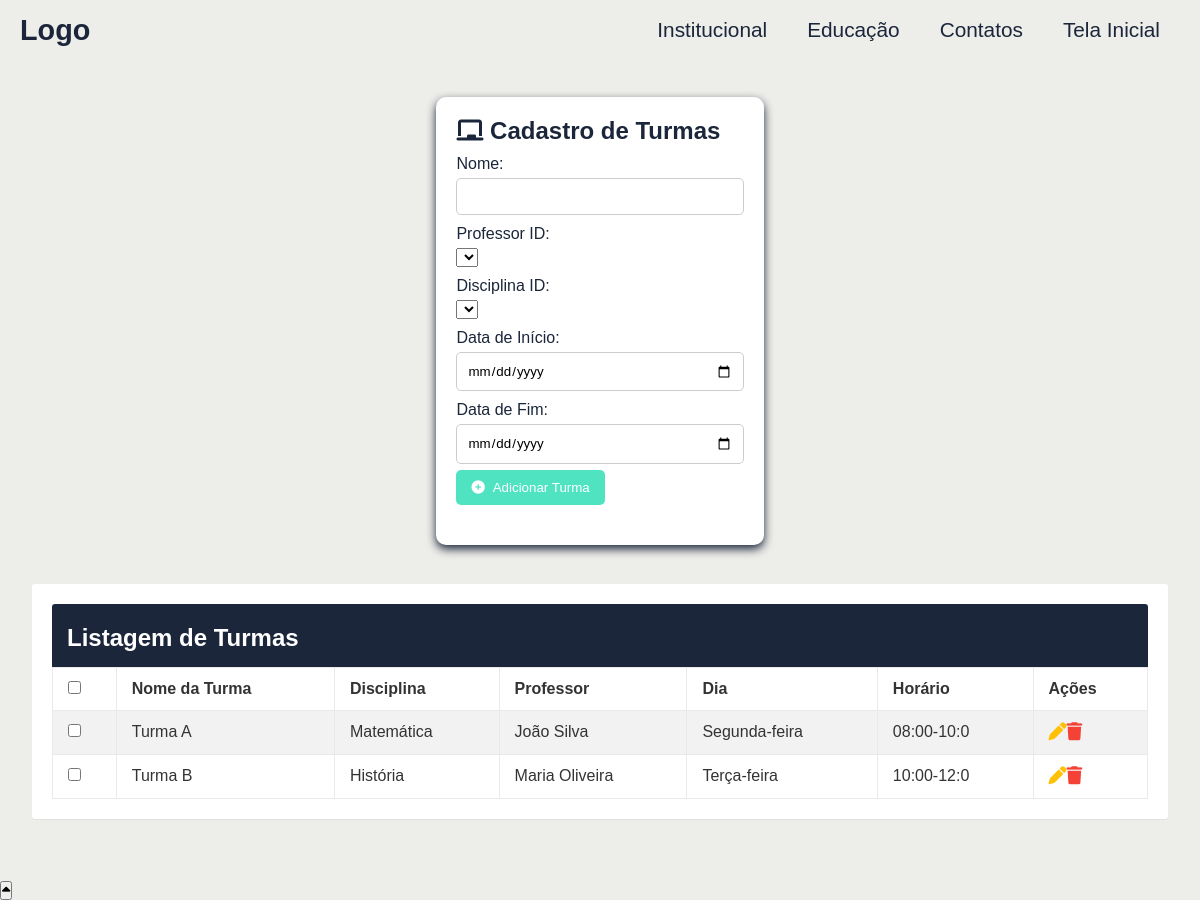
The page /Sistema/System/Turma/CTurmas.php on the database as committed earlier.
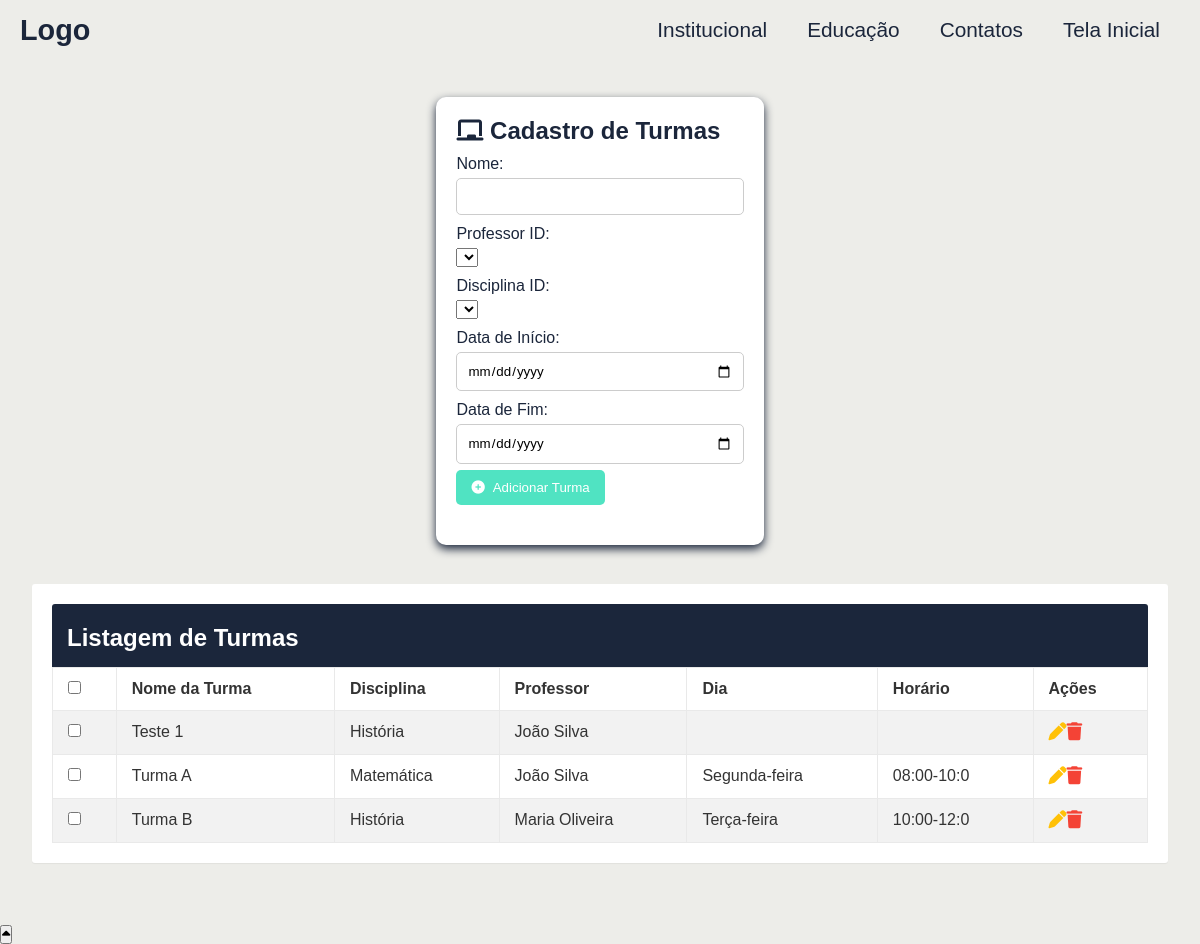
The same page on the database as committed later.
### tables this page shows
CREATE TABLE `turmas` (
  `IdTurma` int(11) NOT NULL,
  `Nome` varchar(100) NOT NULL,
  `IdProfessor` int(11) NOT NULL,
  `IdDisciplina` int(11) NOT NULL,
  `Dia` varchar(50) NOT NULL,
  `Horario` varchar(10) NOT NULL
);

CREATE TABLE `disciplinas` (
  `IdDisciplina` int(11) NOT NULL,
  `Nome` varchar(100) NOT NULL,
  `Descricao` varchar(500) DEFAULT NULL
);

CREATE TABLE `professores` (
  `IdProfessor` int(11) NOT NULL,
  `Nome` varchar(100) DEFAULT NULL,
  `Email` varchar(100) DEFAULT NULL,
  `Senha` varchar(255) NOT NULL,
  `isFirstLogin` tinyint(1) DEFAULT 1
);

### Sistema/System/Turma/CTurmas.php (the view, shortened to what this page needs)
<?php
$servername = "localhost";
$username = "root";
$password = "";
$dbname = "shoolmanagerdb";
$conn = new mysqli($servername, $username, $password, $dbname);
$sql = "SELECT
            turmas.IdTurma,
            turmas.Nome AS NomeTurma,
            turmas.Dia,
            turmas.Horario,
            professores.Nome AS NomeProfessor,
            disciplinas.Nome AS NomeDisciplina
        FROM
            turmas
        LEFT JOIN
            professores ON turmas.IdProfessor = professores.IdProfessor
        LEFT JOIN
            disciplinas ON turmas.IdDisciplina = disciplinas.IdDisciplina
        ORDER BY
            turmas.Nome ASC";
$result = $conn->query($sql);
?>
<!DOCTYPE html>
<html lang="pt">
<head>
    <link rel="stylesheet" href="https://unicons.iconscout.com/release/v4.0.8/css/line.css">
    <link rel="stylesheet" href="https://cdnjs.cloudflare.com/ajax/libs/font-awesome/6.4.2/css/all.min.css" />
    <link rel="stylesheet" href="../../css/Turma/CTurmas.css">
</head>
<body>
    <header>
        <div class="Navbar">
            <a href="#" class="Logo">Logo</a>
            <ul class="Nav-menu">
                <li class="Nav-item"><a href="#">Institucional <i class="uil uil-angle-down"></i> </a>
                </li>
                <li class="Nav-item"><a href="#">Educação <i class="uil uil-angle-down"></i></a>
                </li>
                <li class="Nav-item"><a href="#">Contatos <i class="uil uil-angle-down"></i></a>
                </li>
                <li class="Nav-item"><a href="../Admin.php" class="Nav-item">Tela Inicial</a></li>
            </ul>
        </div>
    </header>
    <div class="Cadastro">
        <section id="Turmas">
            <h2 class="HTurmas"><i class="fas fa-chalkboard"></i> Cadastro de Turmas</h2>
            <form method="post" id="turmaForm" class="FormTurmas" action="../../php/Turma/CTurma.php">
                <label for="turmaNome" class="LabelTurmas">Nome:</label>
                <input type="text" id="turmaNome" name="nome" class="InputTurmas" required>
                <label for="turmaProfessor" class="LabelTurmas">Professor ID:</label>
                <select name="professor_id" id="turmaProfessor" class="InputTurmas"></select>
                <label for="turmaDisciplina" class="LabelTurmas">Disciplina ID:</label>
                <select name="disciplina_id" id="turmaDisciplina" class="InputTurmas"></select>
                <label for="turmaDataInicio" class="LabelTurmas">Data de Início:</label>
                <input type="date" id="turmaDataInicio" name="data_inicio" class="InputTurmas">
                <label for="turmaDataFim" class="LabelTurmas">Data de Fim:</label>
                <input type="date" id="turmaDataFim" name="data_fim" class="InputTurmas">
                <button type="submit" class="ButtonTurmas"><i class="fas fa-plus-circle"></i> Adicionar Turma</button>
            </form>
        </section>
    </div>
    <div class="Visualização">
        <div class="table-wrapper">
            <div class="table-title">
                <div class="row">
                    <div class="col-sm-6">
                        <h2>Listagem de <b>Turmas</b></h2>
                    </div>
                </div>
            </div>
            <table class="table table-striped table-hover">
                <thead>
                    <tr>
                        <th>
                            <input type="checkbox" id="selectAll">
                        </th>
                        <th>Nome da Turma</th>
                        <th>Disciplina</th>
                        <th>Professor</th>
                        <th>Dia</th>
                        <th>Horário</th>
                        <th>Ações</th>
                    </tr>
                </thead>
                <tbody>
                    <?php
                    if ($result && $result->num_rows > 0) {
                        while ($turma = $result->fetch_assoc()) {
                            echo "<tr>";
                            echo "<td><input type='checkbox' id='checkbox" . htmlspecialchars($turma['IdTurma']) . "' name='options[]' value='" . htmlspecialchars($turma['IdTurma']) . "'></td>";
                            echo "<td>" . htmlspecialchars($turma['NomeTurma']) . "</td>";
                            echo "<td>" . htmlspecialchars($turma['NomeDisciplina']) . "</td>";
                            echo "<td>" . htmlspecialchars($turma['NomeProfessor']) . "</td>";
                            echo "<td>" . htmlspecialchars($turma['Dia']) . "</td>";
                            echo "<td>" . htmlspecialchars($turma['Horario']) . "</td>";
                            echo "<td>";
                            echo "<a href='#editTurmaModal' class='edit' data-toggle='modal'><i class='fa-solid fa-pen'></i></a>";
                            echo "<a href='#deleteTurmaModal' class='delete' data-toggle='modal'><i class='fa-solid fa-trash'></i></a>";
                            echo "</td>";
                            echo "</tr>";
                        }
                    } else {
                        echo "<tr><td colspan='7' style='text-align:center;'>Nenhuma turma encontrada.</td></tr>";
                    }
                    ?>
                </tbody>
            </table>
        </div>
    </div>
    <button id="voltar">
        <i class="fa-solid fa-caret-up"></i>
    </button>
</body>
</html>

### Sistema/css/Turma/CTurmas.css (style rules this page uses)
* { margin: 0; padding: 0; box-sizing: border-box; font-family: 'Poppins', sans-serif; }
body { margin: 0; padding: 0; font-family: 'Poppins', sans-serif; background: #edede9; }
.Navbar { width: 100%; position: fixed; background: #edede9; display: flex; justify-content: space-between; align-items: center; height: 60px; padding: 0 20px; top: 0; z-index: 1000; transition: 0.3s ease-in-out; }
.Logo { font-size: 1.8em; font-weight: 800; text-decoration: none; color: #1b263b; }
.Nav-menu { display: flex; list-style: none; }
.Nav-menu .Nav-item a { height: 100%; display: block; color: #1b263b; padding: 0 20px; text-decoration: none; font-size: 1.3em; font-weight: 500; }
.Cadastro { display: flex; flex-direction: column; align-items: center; gap: 1.5rem; margin-top: 50px; margin-inline: 1.5rem; padding: 2rem; border-radius: 10px; color: #edede9; }
.HTurmas { color: #1b263b; }
section { background: #fff; margin: 15px 0; padding: 20px; border-radius: 10px; box-shadow: 0 4px 10px #1b263b; }
.FormTurmas { margin-bottom: 20px; }
.LabelTurmas { display: block; margin: 10px 0 5px; color: #1b263b; }
.InputTurmas[type="text"], .InputTurmas[type="email"], .InputTurmas[type="date"], .InputTurmas[type="number"] { width: 100%; padding: 10px; border: 1px solid #ccc; border-radius: 5px; }
.ButtonTurmas { background: #50e3c2; color: #fff; padding: 10px 15px; border: none; border-radius: 5px; cursor: pointer; transition: background 0.3s ease; }
.ButtonTurmas i { margin-right: 5px; }
.ButtonTurmas { margin-top: 6px; }
.Visualização { flex-direction: column; align-items: center; gap: 1.5rem; padding: 2rem; border-radius: 10px; color: #333; margin-top: -70px; }
.table-wrapper { background: #fff; padding: 20px; margin: 30px 0; border-radius: 3px; box-shadow: 0 1px 1px rgba(0, 0, 0, .05); }
.table-title { padding: 15px; background: #1b263b; color: #fff; border-radius: 3px 3px 0 0; }
.table-title h2 { margin: 5px 0 0; font-size: 24px; }
table.table { width: 100%; border-collapse: collapse; }
table.table th, table.table td { padding: 12px 15px; border: 1px solid #e9e9e9; text-align: left; }
table.table-striped tbody tr:nth-of-type(odd) { background-color: #f2f2f2; }
table.table td a { color: #1b263b; text-decoration: none; }
table.table td a.edit { color: #FFC107; }
table.table td a.delete { color: #F44336; }
table.table td i { font-size: 18px; }

Rows that differ between the two databases and show on the page:
added turmas: Nome "Teste 1", IdDisciplina.Nome "História", IdProfessor.Nome "João Silva"
